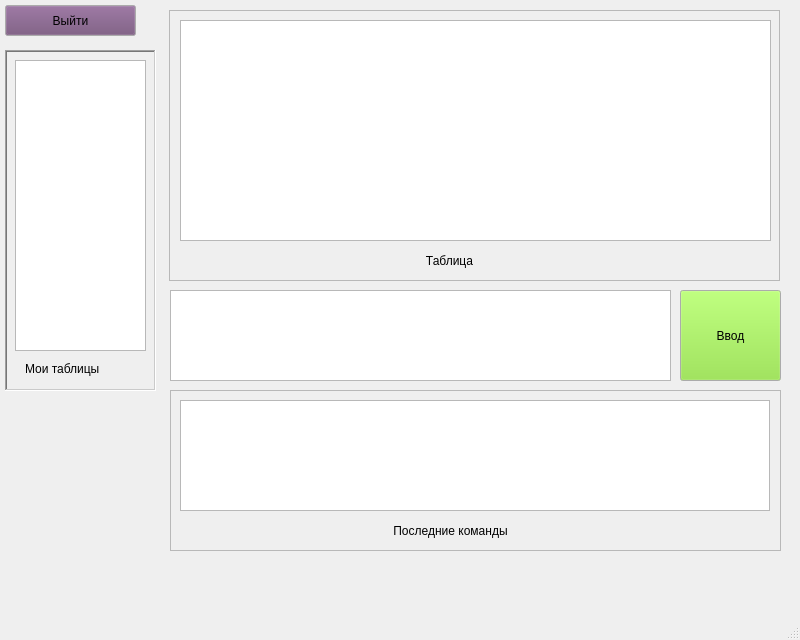
<?xml version="1.0" encoding="UTF-8"?>
<ui version="4.0">
 <class>MainWindow</class>
 <widget class="QMainWindow" name="MainWindow">
  <property name="geometry">
   <rect>
    <x>0</x>
    <y>0</y>
    <width>800</width>
    <height>640</height>
   </rect>
  </property>
  <property name="palette">
   <palette>
    <active>
     <colorrole role="Button">
      <brush brushstyle="SolidPattern">
       <color alpha="255">
        <red>204</red>
        <green>0</green>
        <blue>0</blue>
       </color>
      </brush>
     </colorrole>
    </active>
    <inactive>
     <colorrole role="Button">
      <brush brushstyle="SolidPattern">
       <color alpha="255">
        <red>204</red>
        <green>0</green>
        <blue>0</blue>
       </color>
      </brush>
     </colorrole>
    </inactive>
    <disabled>
     <colorrole role="Button">
      <brush brushstyle="SolidPattern">
       <color alpha="255">
        <red>204</red>
        <green>0</green>
        <blue>0</blue>
       </color>
      </brush>
     </colorrole>
    </disabled>
   </palette>
  </property>
  <property name="windowTitle">
   <string>MainWindow</string>
  </property>
  <widget class="QWidget" name="centralwidget">
   <widget class="QPushButton" name="run">
    <property name="geometry">
     <rect>
      <x>680</x>
      <y>290</y>
      <width>101</width>
      <height>91</height>
     </rect>
    </property>
    <property name="palette">
     <palette>
      <active>
       <colorrole role="Button">
        <brush brushstyle="SolidPattern">
         <color alpha="255">
          <red>138</red>
          <green>226</green>
          <blue>52</blue>
         </color>
        </brush>
       </colorrole>
      </active>
      <inactive>
       <colorrole role="Button">
        <brush brushstyle="SolidPattern">
         <color alpha="255">
          <red>138</red>
          <green>226</green>
          <blue>52</blue>
         </color>
        </brush>
       </colorrole>
      </inactive>
      <disabled>
       <colorrole role="Button">
        <brush brushstyle="SolidPattern">
         <color alpha="255">
          <red>138</red>
          <green>226</green>
          <blue>52</blue>
         </color>
        </brush>
       </colorrole>
      </disabled>
     </palette>
    </property>
    <property name="text">
     <string>Ввод</string>
    </property>
   </widget>
   <widget class="QLabel" name="er">
    <property name="geometry">
     <rect>
      <x>10</x>
      <y>560</y>
      <width>771</width>
      <height>51</height>
     </rect>
    </property>
    <property name="lineWidth">
     <number>7</number>
    </property>
    <property name="text">
     <string/>
    </property>
   </widget>
   <widget class="QPushButton" name="run_2">
    <property name="geometry">
     <rect>
      <x>5</x>
      <y>5</y>
      <width>131</width>
      <height>31</height>
     </rect>
    </property>
    <property name="palette">
     <palette>
      <active>
       <colorrole role="Button">
        <brush brushstyle="SolidPattern">
         <color alpha="255">
          <red>117</red>
          <green>80</green>
          <blue>123</blue>
         </color>
        </brush>
       </colorrole>
      </active>
      <inactive>
       <colorrole role="Button">
        <brush brushstyle="SolidPattern">
         <color alpha="255">
          <red>117</red>
          <green>80</green>
          <blue>123</blue>
         </color>
        </brush>
       </colorrole>
      </inactive>
      <disabled>
       <colorrole role="Button">
        <brush brushstyle="SolidPattern">
         <color alpha="255">
          <red>117</red>
          <green>80</green>
          <blue>123</blue>
         </color>
        </brush>
       </colorrole>
      </disabled>
     </palette>
    </property>
    <property name="text">
     <string>Выйти</string>
    </property>
   </widget>
   <widget class="QFrame" name="frame">
    <property name="geometry">
     <rect>
      <x>5</x>
      <y>50</y>
      <width>151</width>
      <height>341</height>
     </rect>
    </property>
    <property name="frameShape">
     <enum>QFrame::WinPanel</enum>
    </property>
    <property name="frameShadow">
     <enum>QFrame::Sunken</enum>
    </property>
    <property name="lineWidth">
     <number>10</number>
    </property>
    <widget class="QListWidget" name="tables">
     <property name="geometry">
      <rect>
       <x>10</x>
       <y>10</y>
       <width>131</width>
       <height>291</height>
      </rect>
     </property>
    </widget>
    <widget class="QLabel" name="label">
     <property name="geometry">
      <rect>
       <x>20</x>
       <y>310</y>
       <width>111</width>
       <height>17</height>
      </rect>
     </property>
     <property name="text">
      <string>Мои таблицы</string>
     </property>
    </widget>
   </widget>
   <widget class="QTableView" name="tableView">
    <property name="geometry">
     <rect>
      <x>180</x>
      <y>20</y>
      <width>591</width>
      <height>221</height>
     </rect>
    </property>
   </widget>
   <widget class="QFrame" name="frame_2">
    <property name="geometry">
     <rect>
      <x>169</x>
      <y>10</y>
      <width>611</width>
      <height>271</height>
     </rect>
    </property>
    <property name="frameShape">
     <enum>QFrame::StyledPanel</enum>
    </property>
    <property name="frameShadow">
     <enum>QFrame::Raised</enum>
    </property>
    <widget class="QLabel" name="label_2">
     <property name="geometry">
      <rect>
       <x>170</x>
       <y>240</y>
       <width>221</width>
       <height>21</height>
      </rect>
     </property>
     <property name="text">
      <string>Таблица</string>
     </property>
     <property name="alignment">
      <set>Qt::AlignCenter</set>
     </property>
    </widget>
   </widget>
   <widget class="QTextEdit" name="todo">
    <property name="geometry">
     <rect>
      <x>170</x>
      <y>290</y>
      <width>501</width>
      <height>91</height>
     </rect>
    </property>
   </widget>
   <widget class="QTextBrowser" name="textBrowser">
    <property name="geometry">
     <rect>
      <x>180</x>
      <y>400</y>
      <width>590</width>
      <height>111</height>
     </rect>
    </property>
   </widget>
   <widget class="QFrame" name="frame_3">
    <property name="geometry">
     <rect>
      <x>170</x>
      <y>390</y>
      <width>611</width>
      <height>161</height>
     </rect>
    </property>
    <property name="frameShape">
     <enum>QFrame::StyledPanel</enum>
    </property>
    <property name="frameShadow">
     <enum>QFrame::Raised</enum>
    </property>
    <widget class="QLabel" name="label_3">
     <property name="geometry">
      <rect>
       <x>170</x>
       <y>130</y>
       <width>221</width>
       <height>21</height>
      </rect>
     </property>
     <property name="text">
      <string>Последние команды</string>
     </property>
     <property name="alignment">
      <set>Qt::AlignCenter</set>
     </property>
    </widget>
   </widget>
  </widget>
  <widget class="QStatusBar" name="statusbar"/>
 </widget>
 <resources/>
 <connections/>
</ui>
